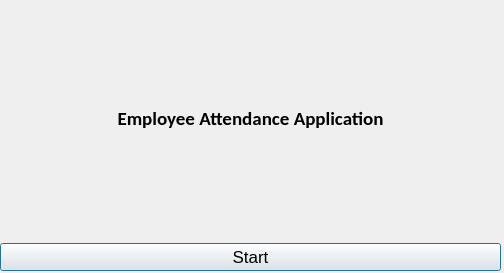
<?xml version="1.0" encoding="UTF-8"?>
<ui version="4.0">
 <class>Dialog</class>
 <widget class="QDialog" name="Dialog">
  <property name="geometry">
   <rect>
    <x>0</x>
    <y>0</y>
    <width>504</width>
    <height>273</height>
   </rect>
  </property>
  <property name="maximumSize">
   <size>
    <width>800</width>
    <height>680</height>
   </size>
  </property>
  <property name="windowTitle">
   <string>Face Recognition Time Attendance App</string>
  </property>
  <property name="windowIcon">
   <iconset>
    <normaloff>:/icon/icon.png</normaloff>:/icon/icon.png</iconset>
  </property>
  <widget class="QLabel" name="logolabel">
   <property name="geometry">
    <rect>
     <x>0</x>
     <y>0</y>
     <width>501</width>
     <height>151</height>
    </rect>
   </property>
   <property name="text">
    <string/>
   </property>
   <property name="pixmap">
    <pixmap>:/logo/logo.png</pixmap>
   </property>
  </widget>
  <widget class="QWidget" name="gridLayoutWidget">
   <property name="geometry">
    <rect>
     <x>0</x>
     <y>0</y>
     <width>501</width>
     <height>271</height>
    </rect>
   </property>
   <layout class="QGridLayout" name="gridLayout">
    <item row="0" column="0">
     <layout class="QVBoxLayout" name="verticalLayout">
      <item>
       <layout class="QHBoxLayout" name="horizontalLayout">
        <item>
         <widget class="QLabel" name="filelabel">
          <property name="font">
           <font>
            <family>Calibri</family>
            <pointsize>14</pointsize>
            <weight>75</weight>
            <bold>true</bold>
           </font>
          </property>
          <property name="text">
           <string>Employee Attendance Application</string>
          </property>
          <property name="alignment">
           <set>Qt::AlignCenter</set>
          </property>
         </widget>
        </item>
       </layout>
      </item>
      <item>
       <widget class="QPushButton" name="run_btn">
        <property name="font">
         <font>
          <family>Arial</family>
          <pointsize>13</pointsize>
         </font>
        </property>
        <property name="text">
         <string>Start</string>
        </property>
       </widget>
      </item>
     </layout>
    </item>
   </layout>
  </widget>
 </widget>
 <resources>
  <include location="resource.qrc"/>
 </resources>
 <connections/>
</ui>
